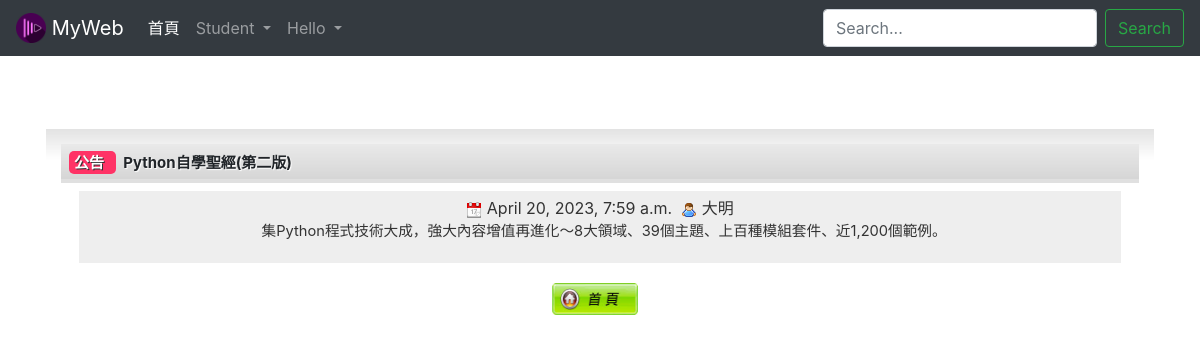
The app's page /newsdetail/26/ with its own data.
### newsadmapp/models.py (models this page shows, shortened)
class NewsUnit(models.Model):
    catego = models.CharField(max_length=10, null=False)
    nickname = models.CharField(max_length=20, null=False)
    title = models.CharField(max_length=50, null=False)
    message = models.TextField(null=False)
    pubtime = models.DateTimeField(auto_now=True)
    enabled = models.BooleanField(default=False)
    press = models.IntegerField(default=0)

### newsadmapp/views.py (the view)
# urls.py: path('newsdetail/<int:detailid>/', news.detail),
def detail(request, detailid=None):  #詳細頁面
	unit = models.NewsUnit.objects.get(id=detailid)
	category = unit.catego
	title = unit.title
	pubtime = unit.pubtime
	nickname = unit.nickname
	message = unit.message
	unit.press += 1
	unit.save()
	return render(request, "newsadm/detail.html", locals())

### templates/newsadm/detail.html
{% extends "newsadm/base.html" %}
{% load static %}
{% block content %}
<br>
<br>
<br>
		<div class="contentbox">
			<table width="100%">
			<tr>
			  <th align="left"><span class="typeblock">{{category}}&nbsp;&nbsp;</span>&nbsp;&nbsp;{{title}}</th>
			</tr>
			<tr>
			  <td><span class="newsinfo">
				<img src="{% static 'images/date.png' %}" alt="" width="16" height="16" />&nbsp;{{pubtime}}
				&nbsp;<img src="{% static 'images/user.png' %}" alt="" width="16" height="16" />&nbsp;{{nickname}}
				<p>&nbsp;&nbsp;{{message}}</p>
			  </td>
			</tr>
			</table>
			<div class="topfunction">
				<a href="/newsindex/3/" title="返回首頁">
				<img src="{% static 'images/home.png' %}" alt="返回首頁" width="86" height="32" /></a>
			</div>
		</div>
{% endblock %}

### static/css/style.css (style rules this page uses)
html, body { height: 100%; }
body { height: 100%; font-family: Arial, Helvetica, sans-serif; font-size: 13px; margin: 0; padding: 0; background:#eaeaea }
p { padding: 0; font-size: 11pt; line-height: 150%; }
img { border: none; }
table { border-collapse: collapse; }
th,td { padding: 8px; }
th { background: #E0E0E0 url(images/bg_th.png) repeat-x top; text-shadow: 1px 1px 1px #fff; font-size: 15px; }
.topfunction { height: 30px; margin-top: 12px; margin-right: auto; margin-left: auto; text-align: center; }
.topfunction img { margin-right: 10px; }
.contentbox { overflow: auto; border: 1px solid #fff; padding: 15px; background: #fff url(images/bg_fade_med.png) repeat-x top; border-bottom-left-radius: 10px; border-bottom-right-radius: 10px; -moz-border-radius-bottomright: 10px; -moz-border-radius-bottomleft: 10px; }
.typeblock { color: #FFF; background-color: #F36; padding: 2px 5px; text-align: center; text-shadow: 1px 1px #333; border-radius: 5px; }
.newsinfo { color: #333; background-color: #EEE; padding: 5px 10px; margin: 0px 10px; display: block; text-align: center; }
.newsinfo * { vertical-align: text-bottom; }

### records on screen
NewsUnit: catego "公告", title "Python自學聖經(第二版)", pubtime "April 20, 2023, 7:59 a.m.", nickname "大明", message "集Python程式技術大成，強大內容增值再進化～8大領域、39個主題、上百種模組套件、近1,200個範例。"
